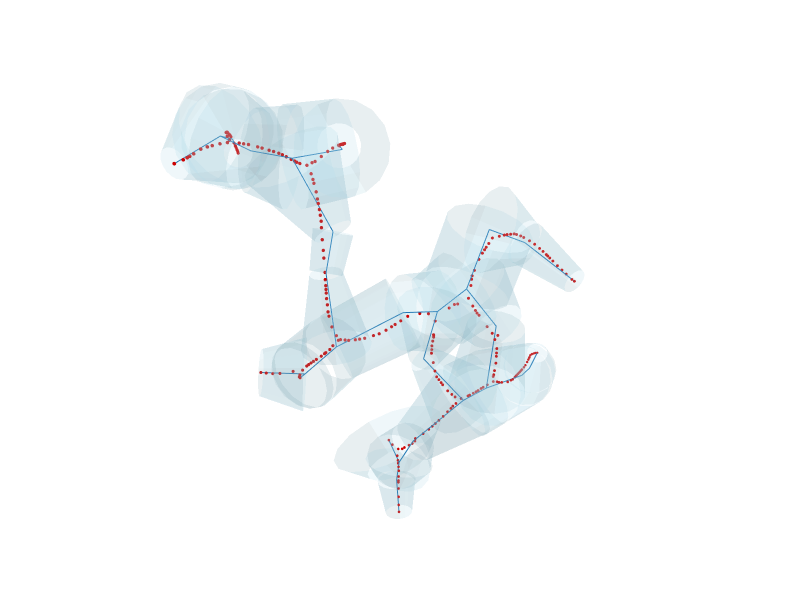

Notebook cell for this chart:
### Code cell
# compare morphology basis to original skeleton

skel_pointset = skeleton.to_point_set()

vs_fig: "go.Figure" = plot_model(
    swc_model=swc_model,
    opacity=0.2,
    title="",
    width=800,
    height=600,
    show_axes=False,
    point_set=skel_pointset,
    point_color="red",
    point_size=model_length * 0.002,
)
vs_fig.update_layout(
    scene=dict(
        camera=dict(
            eye={"x": eye_coord[0], "y": eye_coord[1], "z": eye_coord[2]},
            projection=dict(type="perspective"),
        ),
        aspectmode="data",  # 'cube', 'auto', 'manual'
    )
)
vs_filename = (
    f"{fig_out_dir}/TS{spine_idx}_mel{params['max_edge_length']}_" f"morph_vs_skel.pdf"
)
vs_fig.write_image(
    vs_filename,
    format="pdf",
    engine="kaleido",
    width=600,
    height=450,
    scale=pdf_scale,
)
vs_fig.show()

### Figure 1 — Plotly figure (JSON) as saved in the notebook; plotly's stock layout.template omitted (floating-point values rounded to 4 significant figures; data arrays with more than 128 entries replaced by an {"elided": "..."} marker saying what was removed)
{"data": [{"color": "lightblue", "flatshading": true, "i": {"elided": "1024 int values"}, "j": {"elided": "1024 int values"}, "k": {"elided": "1024 int values"}, "name": "frusta", "opacity": 0.2, "type": "mesh3d", "x": {"elided": "1024 float values"}, "y": {"elided": "1024 float values"}, "z": {"elided": "1024 float values"}}, {"line": {"color": "#1f77b4", "width": 2}, "mode": "lines", "name": "centroid", "type": "scatter3d", "x": [4837.0, 4838.0, null, 4838.0, 4836.0, null, 4836.0, 4861.0, null, 4836.0, 4809.0, null, 4809.0, 4757.0, null, 4757.0, 4742.0, null, 4742.0, 4745.0, null, 4742.0, 4717.0, null, 4745.0, 4752.0, null, 4752.0, 4778.0, null, 4717.0, 4733.0, null, 4733.0, 4748.0, null, 4733.0, 4736.0, null, 4748.0, 4778.0, null, 4748.0, 4762.0, null, 4778.0, 4757.0, null, 4762.0, 4808.0, null, 4808.0, 4799.0, null, 4808.0, 4862.0, null, 4799.0, 4798.0, null, 4798.0, 4845.0, null, 4845.0, 4822.0, null, 4845.0, 4878.0, null, 4822.0, 4864.0, null, 4878.0, 4908.0, null, 4908.0, 4892.0, null, 4908.0, 4926.0, null, 4926.0, 4976.0, null, 4862.0, 4895.0, null, 4862.0, 4868.0, null, 4736.0, 4715.0, null, 4715.0, 4679.0, null], "y": [1619.0, 1623.0, null, 1623.0, 1621.0, null, 1621.0, 1612.0, null, 1621.0, 1624.0, null, 1624.0, 1594.0, null, 1594.0, 1567.0, null, 1567.0, 1481.0, null, 1567.0, 1588.0, null, 1481.0, 1451.0, null, 1451.0, 1384.0, null, 1588.0, 1625.0, null, 1625.0, 1657.0, null, 1625.0, 1580.0, null, 1657.0, 1643.0, null, 1657.0, 1698.0, null, 1643.0, 1594.0, null, 1698.0, 1751.0, null, 1751.0, 1772.0, null, 1751.0, 1749.0, null, 1772.0, 1763.0, null, 1763.0, 1771.0, null, 1771.0, 1725.0, null, 1771.0, 1797.0, null, 1725.0, 1688.0, null, 1797.0, 1812.0, null, 1812.0, 1874.0, null, 1812.0, 1784.0, null, 1784.0, 1742.0, null, 1749.0, 1784.0, null, 1749.0, 1751.0, null, 1580.0, 1537.0, null, 1537.0, 1480.0, null], "z": [801.3, 847.2, null, 847.2, 871.1, null, 871.1, 891.8, null, 871.1, 907.9, null, 907.9, 964.5, null, 964.5, 976.7, null, 976.7, 972.2, null, 976.7, 1061.0, null, 972.2, 974.3, null, 974.3, 977.4, null, 1061.0, 1106.0, null, 1106.0, 1084.0, null, 1106.0, 1168.0, null, 1084.0, 1023.0, null, 1084.0, 1087.0, null, 1023.0, 964.5, null, 1087.0, 1052.0, null, 1052.0, 1133.0, null, 1052.0, 1012.0, null, 1133.0, 1174.0, null, 1174.0, 1245.0, null, 1245.0, 1254.0, null, 1245.0, 1252.0, null, 1254.0, 1260.0, null, 1252.0, 1267.0, null, 1267.0, 1239.0, null, 1267.0, 1265.0, null, 1265.0, 1253.0, null, 1012.0, 1015.0, null, 1012.0, 1007.0, null, 1168.0, 1152.0, null, 1152.0, 1103.0, null]}, {"color": "red", "flatshading": true, "i": {"elided": "30120 int values"}, "j": {"elided": "30120 int values"}, "k": {"elided": "30120 int values"}, "name": "points", "opacity": 1, "type": "mesh3d", "x": {"elided": "15562 float values"}, "y": {"elided": "15562 float values"}, "z": {"elided": "15562 float values"}}], "layout": {"height": 600, "margin": {"b": 0, "l": 0, "r": 0, "t": 40}, "scene": {"aspectmode": "data", "camera": {"eye": {"x": -1.115, "y": 1.274, "z": 0.366}, "projection": {"type": "perspective"}}, "xaxis": {"visible": false}, "yaxis": {"visible": false}, "zaxis": {"visible": false}}, "showlegend": false, "title": {"text": ""}, "width": 800}}
